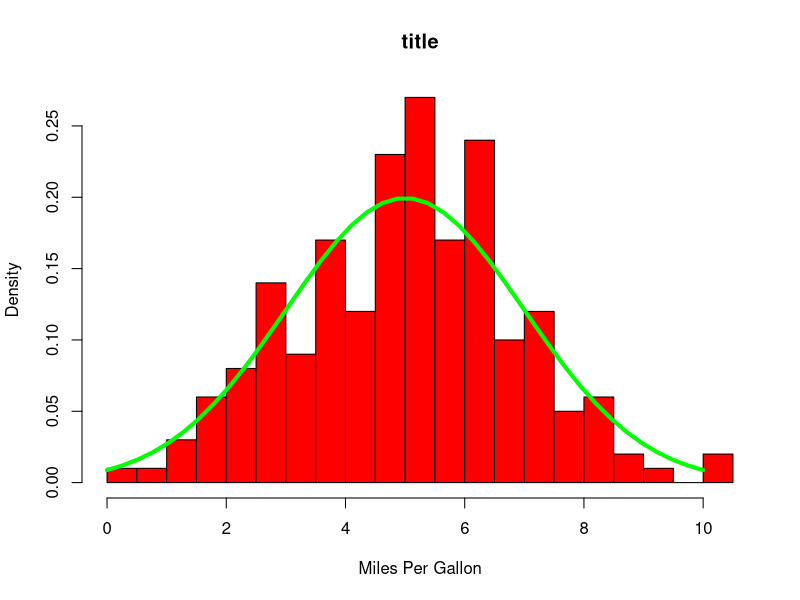
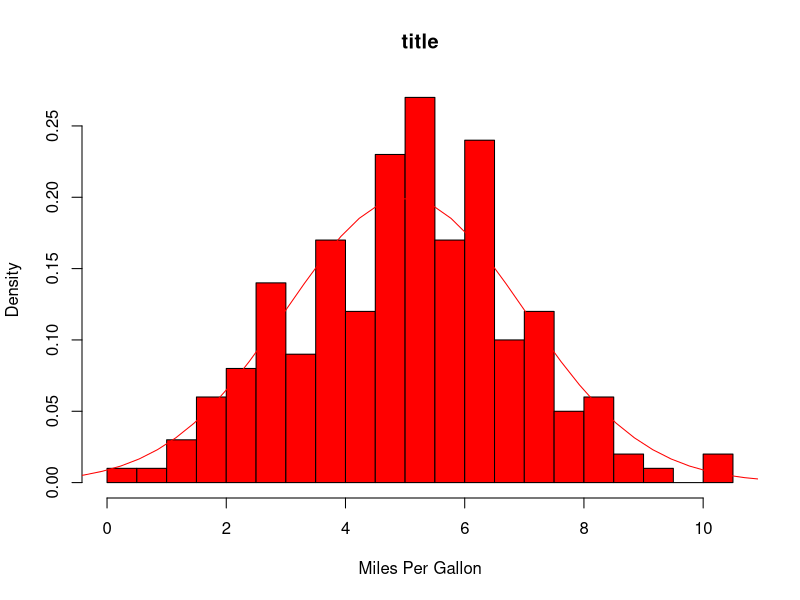
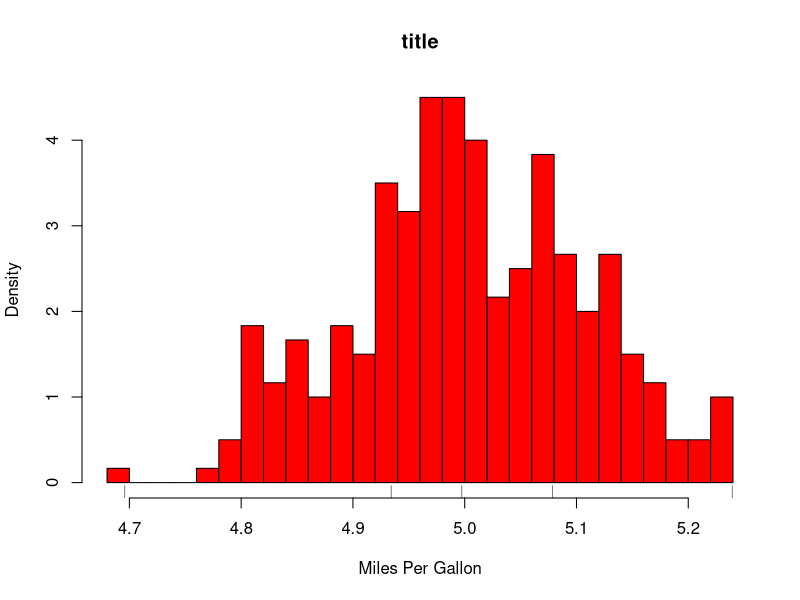

The R source for these figures, in order:
## ---- chunk 1
knitr::opts_chunk$set(echo = TRUE)
## ---- chunk 2
x <- rnorm(200,5,2)
h <- hist(x, breaks=20,
          probability=T,
          col="red", 
          xlab="Miles Per Gallon", 
          main="title")
dx <- seq(-0,10,length=40)
dy <- dnorm(dx,5,2)
lines(dx, dy, t="l", col="green", lwd="4")
## ---- chunk 3
N <-400  
sm <-5 #平均數
ss <-2 #標準差
data <- rnorm(N,sm,ss)
h <- hist(x, breaks=20,
          probability=T,
          col="red", 
          xlab="Miles Per Gallon", 
          main="title")
dx <- seq(sm-ss*3, sm+ss*3, length=40)  #標準常態分配
dy <- dnorm(dx, sm, ss)
lines(dx, dy, t="l", col="red")
## ---- chunk 4
N <-400
sm <-5          #平均數
ss <-2          #標準差
n <- 300        #母體抽樣，產生300個平均值記錄下來(抽的次數)
ee <- double(n) #事先弄n個大小的空間給ee

for (i in 1:n){
  data <- rnorm(N,sm,ss)
  ee[i] <- mean(data)
}
## ---- chunk 5
h <- hist(ee, breaks=20,
          probability=T,
          col="red", 
          xlab="Miles Per Gallon", 
          main="title")

dx <- seq(sm-ss*3, sm+ss*3, length=40)  
dy <- dnorm(dx, sm, ss)

#lines(dx, dy, t="l", col="green", lwd="4")
qx <- quantile(ee) #找出ee的quantile(max,min,...,etc)
rug(qx)            #將quantile畫到x軸

#抽樣分配ee的se=ss/sqrt(N)-淺色|
